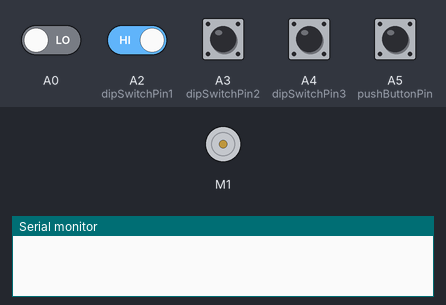
Recording of a sketch running on a simulated Arduino Uno, built with avr-gcc and run on an emulated ATmega328P. On the bench: DC motor (green arrow = forward, orange = backward, longer = faster), the last lines printed to the serial monitor. Inputs (shaded band) come from the test bench; at power-on: A2 (dipSwitchPin1), A3 (dipSwitchPin2), A4 (dipSwitchPin3), A5 (pushButtonPin) HIGH, A0 LOW.

Above: at 1.2 s.
1.3 s: A5 (pushButtonPin) pulled LOW for 0.15 s
2.9 s: A2 (dipSwitchPin1) driven LOW and A5 (pushButtonPin) driven LOW
At 3.3 s:
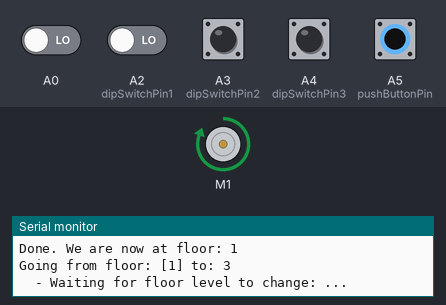
Timing chart, 0 to 5.9 s (numbered marks = the images above; inputs shaded):
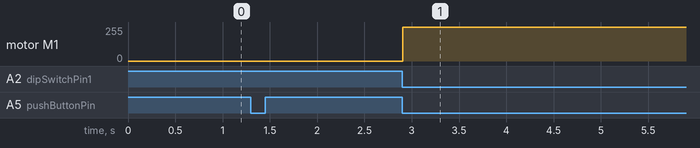

The sketch:

Arduino_elevator_code.ino
```cpp
#include <AFMotor.h>
#define pushButtonPin A5
#define dipSwitchPin1 A2
#define dipSwitchPin2 A3
#define dipSwitchPin3 A4

//5V & GND just changes what ON triggers; if you set it to 5V, it becomes HIGH; if connected to GND, ON becomes LOW
//INPUT_PULLUP in pinMode(), it needs to be connected to GND

AF_DCMotor DCmotor(1, MOTOR12_1KHZ);
int curFloor = 1; // assumes the machine is physically at floor 0


void setup() {
  // put your setup code here, to run once:
  pinMode(pushButtonPin, INPUT_PULLUP);  // set the pushButtonPin to being input, with a pullup resistor connected
  Serial.begin (115200);    // set up Serial library at 115200 bps

  pinMode(dipSwitchPin1, INPUT_PULLUP); //pinmode for dipSwitch1
  pinMode(dipSwitchPin2, INPUT_PULLUP); //pinmode for dipSwitch2
  pinMode(dipSwitchPin3, INPUT_PULLUP); //pinmode for dipSwitch3


  // Turn off motor
  DCmotor.run(RELEASE);
}

void loop()
{
  waitForButtonPush(); // wait for infinity

  int targetfloor = getDipSwitchFloor();

  Serial.print("Going from floor: [");
  Serial.print(curFloor);
  Serial.print("] to: ");
  Serial.println(targetfloor);

  goToFloor(targetfloor);
  Serial.print("Done. We are now at floor: ");
  Serial.println(curFloor);
}


int getDipSwitchFloor(){ //Convert binary to decimal returns this value as the target floor
    int state1=digitalRead(dipSwitchPin1);
    int state2=digitalRead(dipSwitchPin2);
    int state3=digitalRead(dipSwitchPin3);
    if (state1 == 0 && state2 == 0 && state3 == 0){
        return 0;//NOT A FLOOR IGNORE
    }else if (state1 == 0 && state2 == 0 && state3 == 1){ //001 = 1
        return 1;
    }else if (state1 == 0 && state2 == 1 && state3 == 0){ //010 = 2
        return 2;
    }else if (state1 == 0 && state2 == 1 && state3 == 1){ //011 = 3
        return 3;
    }else if (state1 == 1 && state2 == 0 && state3 == 0){ //100 = 4
        return 4;
    }else if (state1 == 1 && state2 == 0 && state3 == 1){ //101 = 5
        return 5;
    }else if (state1 == 1 && state2 == 1 && state3 == 0){ //110 = 6
        return 6;
    }
}


void waitForButtonPush(){
    while(true){
      if(digitalRead(pushButtonPin) == LOW)break;
      delay(10);
    }
}

void waitForIRChange(){
    bool prevState = digitalRead(A0);
    while(true){
    delay(100);
    if(digitalRead(A0) != prevState)break;
    }
}

void waitForFloorChange()
{
  Serial.print("  - Waiting for floor level to change: ... ");
  waitForIRChange();
  delay(250);
  waitForIRChange();
  delay(250);
  Serial.println("Done!");
}

void goToFloor(int targetFloor)
{
  int difference = targetFloor - curFloor; if(difference==0)return;
  int direction = difference > 0 ? FORWARD : BACKWARD;
  int steps = abs(difference);

  DCmotor.run(direction);
  DCmotor.setSpeed(255);

  while(steps>0)
  {
    waitForFloorChange();
    steps--;
  }

  DCmotor.run(RELEASE);
  curFloor = targetFloor;
}
```

Measured:
- after the input at 2.9 s, motor M1: stopped → forward 255/255 at once
